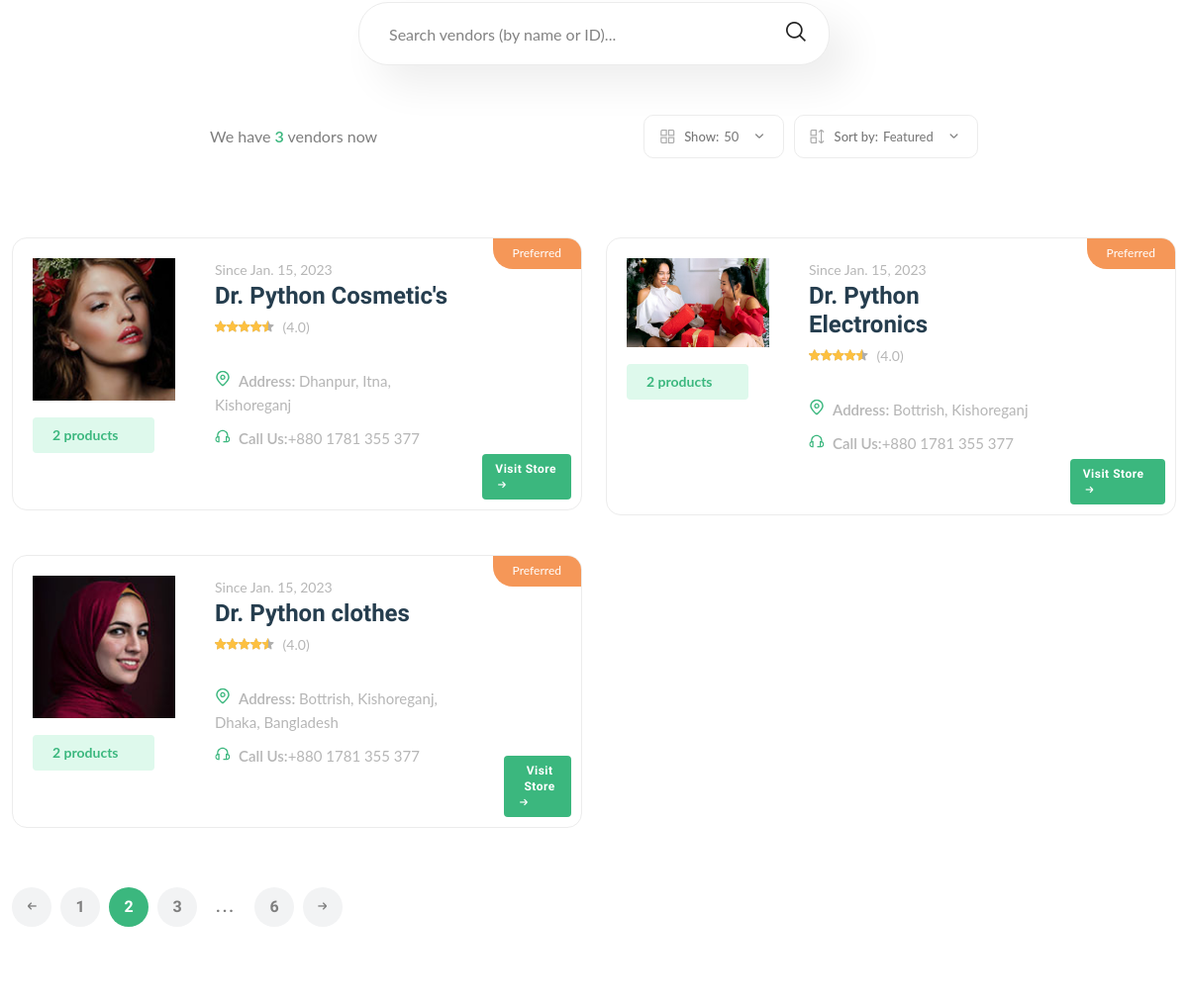
The page /vendors (middle part) on the database as committed earlier.
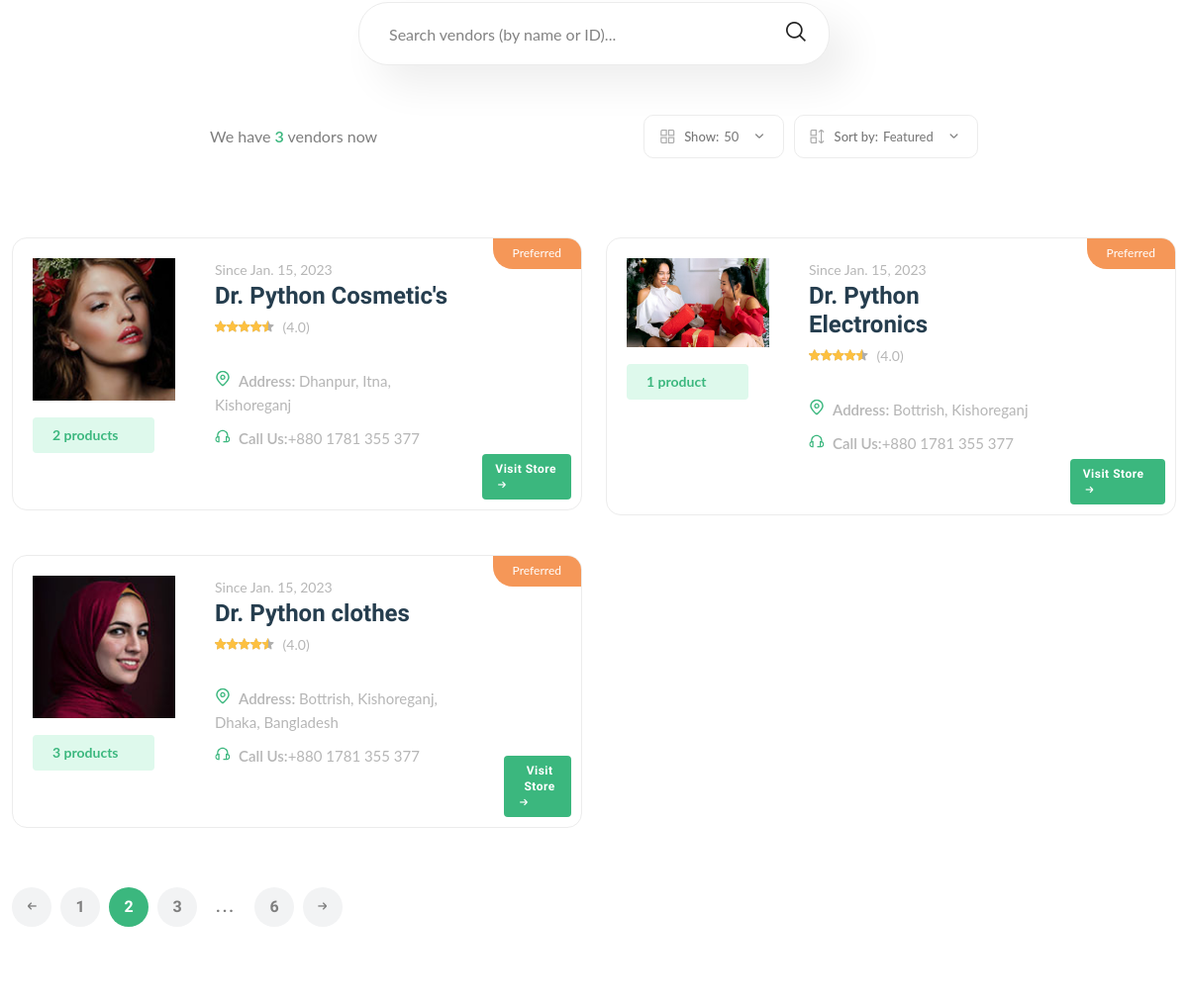
The same page on the database as committed later.
### core/models.py (models this page shows, shortened)
class Vendor(models.Model):
    vid = ShortUUIDField(unique=True, length=10, max_length=20, prefix='ven', alphabet='abcdefghijklmnop1234567890')
    title = models.CharField(max_length=100, default = 'I am a vendor')
    image = models.ImageField(upload_to=user_directory_path, default='vendor.jpg')
    description = models.TextField(null=True, blank=True, default='I am an ammezing vendor')
    user = models.ForeignKey(User, on_delete=models.SET_NULL, null=True)
    address = models.CharField(max_length=100, default='Bottrish, Kishoreganj')
    contact = models.CharField(max_length=100, default='+880 1781 355 377')
    chat_res_time = models.CharField(max_length=100, default='100')
    shipping_on_time = models.CharField(max_length=100, default='100')
    authenticate_rating = models.CharField(max_length=100, default='100')
    days_return = models.CharField(max_length=100, default='100')
    warranty_period = models.CharField(max_length=100, default='100')
    joined = models.DateField(auto_now_add=True, null= True, blank=True)
    class Meta:
        verbose_name = 'Vendor'
        verbose_name_plural = 'Vendors'

class Product(models.Model):
    pid = ShortUUIDField(unique=True, length=10, max_length=20, prefix='prd', alphabet='abcdefghijklmnop1234567890')
    user = models.ForeignKey(User, on_delete=models.SET_NULL, null=True)
    vendor = models.ForeignKey(Vendor, on_delete=models.SET_NULL, null=True, related_name='vendor')
    category = models.ForeignKey(Category, on_delete=models.SET_NULL, null=True, related_name='category')
    title = models.CharField(max_length=100, default = 'I am a product')
    image = models.ImageField(upload_to=user_directory_path, default='product.jpg')
    description = RichTextUploadingField(null=True, blank=True, default='I am an ammezing product')
    price = models.DecimalField(max_digits=9999, decimal_places=2, default=100)
    old_price = models.DecimalField(max_digits=9999, decimal_places=2, default=120)
    tags = TaggableManager(blank=True)
    spacifications = RichTextUploadingField(null=True, blank=True)
    type = models.CharField(max_length=100, default = 'Organic')
    stock_count = models.CharField(max_length=100, default = '10')
    life = models.CharField(max_length=100, default = '100 Days')
    mfd = models.DateTimeField(auto_now_add=False, null=True, blank=True)
    product_status = models.CharField(choices=STATUS, max_length=20, default="in-review")
    status = models.BooleanField(default=True)
    in_stock = models.BooleanField(default=True)
    fetured = models.BooleanField(default=False)
    digital = models.BooleanField(default=False)
    sku = ShortUUIDField(unique=True, length=5, max_length=10, prefix='sku', alphabet='1234567890')
    date = models.DateTimeField(auto_now_add=True)
    updated = models.DateTimeField(null=True, blank=True)
    class Meta:
        verbose_name = 'Product'
        verbose_name_plural = 'Products'

### core/views.py (the view)
# urls.py: path('vendors', vendor_list, name='vendors-list'),
def vendor_list(request):
    vendors = Vendor.objects.all()
    context = {
        'vendors': vendors,
    }
    return render(request, 'core/vendors-list.html', context)

### core/context_processors.py (called while the page is built)
def default(request):
    categories = Category.objects.all()
    cat1 = Category.objects.all()[::2]
    cat2 = Category.objects.all()[1::2]
    return {
        'categories': categories,
        'cat1': cat1,
        'cat2': cat2,
    }

### templates/core/vendors-list.html (shortened to what the changed rows need)
{% extends 'core/partial/base.html' %}
{% load static %}
{% block content %}
    <main class="main pages mb-80">
        <div class="page-content pt-50">
            <div class="container">
                <div class="row vendor-grid">
                    {% for vendor in vendors %}
                    <div class="col-lg-6 col-md-6 col-12 col-sm-6">
                        <div class="vendor-wrap style-2 mb-40">
                            <div class="product-badges product-badges-position product-badges-mrg">
                                <span class="best">Preferred</span>
                            </div>
                            <div class="vendor-img-action-wrap">
                                <div class="vendor-img">
                                    <a href="{% url 'core:vendor-details' vendor.vid %}" >
                                        <img class="default-img" src="{{ vendor.image.url }}" alt="" />
                                    </a>
                                </div>
                                <div class="mt-10">
                                    <span class="font-small total-product">{{ vendor.vendor.all.count }} product{{vendor.vendor.all|pluralize}}</span>
                                </div>
                            </div>
                            <div class="vendor-content-wrap">
                                <div class="mb-30">
                                    <div class="product-category">
                                        <span class="text-muted">Since {{ vendor.joined }}</span>
                                    </div>
                                    <h4 class="mb-5"><a href="{% url 'core:vendor-details' vendor.vid %}">{{ vendor.title }}</a></h4>
                                    <div class="product-rate-cover">
                                        <div class="product-rate d-inline-block">
                                            <div class="product-rating" style="width: 90%"></div>
                                        </div>
                                        <span class="font-small ml-5 text-muted"> (4.0)</span>
                                    </div>
                                    <div class="vendor-info d-flex justify-content-between align-items-end mt-30">
                                        <ul class="contact-infor text-muted">
                                            <li><img src="{% static 'assets/imgs/theme/icons/icon-location.svg' %}" alt="" /><strong>Address: </strong> <span>{{ vendor.address }}</span></li>
                                            <li><img src="{% static 'assets/imgs/theme/icons/icon-contact.svg' %}" alt="" /><strong>Call Us:</strong><span>{{ vendor.contact }}</span></li>
                                        </ul>
                                    </div>
                                </div>
                            </div>
                            <div class="visit_store_2">
                                <a href="{% url 'core:vendor-details' vendor.vid %}" class="btn btn-xs visit_store">Visit Store <i class="fi-rs-arrow-small-right"></i></a>
                            </div>
                        </div>
                    </div>
                    {% endfor %}
                </div>
            </div>
        </div>
    </main>
{% endblock content %}

Rows that differ between the two databases and show on the page:
changed Vendor "Dr. Python Electronics": vendor.all.count "2" → "1"
changed Vendor "Dr. Python clothes": vendor.all.count "2" → "3"
